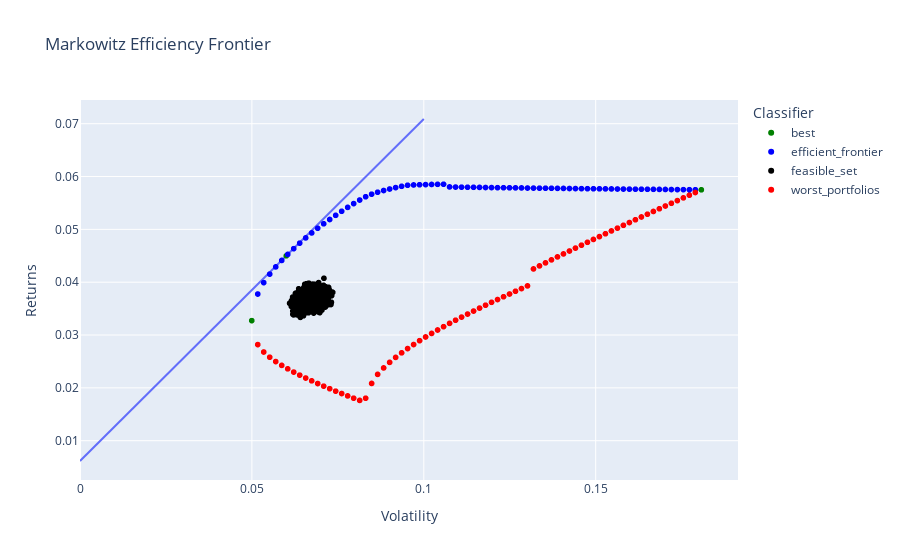

Source (notebook cell):
### Markdown cell above
## Specialised code for the Efficiency Frontier

This is the code where I used linear programming to find the minimum variance portfolios and the portfolios on the efficiency frontier. Constrained Linear Programming was used with several objective functions each serving a different purpose.
Maximum variance portfolio is also found along with the worst portfolios.
Dominant portfolio was found using the maximising the Sharpe Ratio and the CML was draw with than point.
Equal weightage portfolio is also found but it might be hidden in the graph as it lies in the feasible set. to see it toggle off the feasible set by clicking on the legend name of feasible set.

### Code cell
def objective_min_var(x):
  var = 0
  for z in range(len(x)):
    for y in range(len(x)):
      var += x[z] * x[y] * cov_matrix.iloc[z,y]
  return np.sqrt(var)

def objective_max_var(x):
  var = 0
  for z in range(len(x)):
    for y in range(len(x)):
      var += x[z] * x[y] * cov_matrix.iloc[z,y]
  return -np.sqrt(var)

# maximisation function for efficient frontier isliye - se multiply kiya hai kyuki scipy.optimise mai maximisation nahi hota only minisation hi hota hai
def objective_efficiency_frontier(x):
  return -np.dot(x, exp_ret_arr)

def objective_worst_portfolios(x):
  return np.dot(x, exp_ret_arr)

# maximisation function for efficient frontier isliye - se multiply kiya hai kyuki scipy.optimise mai maximisation nahi hota only minisation hi hota hai
def objective_max_sharpe(x):
  rp = np.dot(x, exp_ret_arr)
  rf_month = rf / 12
  var = 0
  for z in range(len(x)):
    for y in range(len(x)):
      var += x[z] * x[y] * cov_matrix.iloc[z,y]
  sd = np.sqrt(var)
  return -((rp - rf_month) / sd)

def constraint1(x):
  return np.sum(x) - 1

con1 = {'type': 'eq', 'fun': constraint1}

def constraint2(x):
  var = 0
  for z in range(len(x)):
    for y in range(len(x)):
      var += x[z] * x[y] * cov_matrix.iloc[z,y]
  sd = np.sqrt(var)
  return sd - target_sd

con2 = {'type': 'eq', 'fun': constraint2}

min = 0.0001
max = 1
b = (min, max)
bounds = ()
for i in range(num_assets):
  bounds += (b,)

def generate_random_guess():
  x = np.random.random(num_assets)
  x = x/np.sum(x)
  while x.min() < min:
    x = np.random.random(num_assets)
    x = x/np.sum(x)
  return x
x = np.random.random(num_assets)
x = x/np.sum(x)

def calc_sd(x):
  var = 0
  for z in range(len(x['x'])):
    for y in range(len(x['x'])):
      var += x['x'][z] * x['x'][y] * cov_matrix.iloc[z,y]
  sd = np.sqrt(var)
  return sd

def generate_portfolio_df(p_ret, p_var, p_beta, p_sharpe, p_weights):
  p_treynor = []
  for x in range(len(p_ret)):
    p_treynor.append((p_ret[x] - (rf/12)) / p_beta[x])
  portfolio = {'Returns':p_ret, 'Volatility':p_var, 'Beta' : p_beta, 'Sharpe_Ratio' : p_sharpe, 'Treynor_Ratio':p_treynor}
  for x in range(len(data)):
      temp = []
      for y in p_weights:
        temp.append(y[x])
      portfolio[list(data.keys())[x]] = temp
  return pd.DataFrame(portfolio)

method = 'SLSQP'
niter = 15
# method = 'COBYLA'
# method = 'BFGS'

# mvp = minimize (objective_min_var,x,method=method,bounds=bounds,constraints=[con1])
mvp = basinhopping (objective_min_var,x,minimizer_kwargs=dict(method=method,bounds=bounds,constraints=[con1]), niter=niter)
mvp_sd = calc_sd(mvp)
mvp_ret = np.dot(mvp['x'], exp_ret_arr)
mvp_beta = np.dot(mvp['x'], beta_arr)
mvp_sharpe = (mvp_ret - (rf/12)) / mvp_sd

# maxvp = minimize (objective_max_var,x,method=method,bounds=bounds,constraints=[con1])
maxvp = basinhopping (objective_max_var,x,minimizer_kwargs=dict(method=method,bounds=bounds,constraints=[con1]), niter=niter)
maxvp_sd = calc_sd(maxvp)
maxvp_ret = np.dot(maxvp['x'], exp_ret_arr)
maxvp_beta = np.dot(maxvp['x'], beta_arr)
maxvp_sharpe = (maxvp_ret - (rf/12)) / maxvp_sd

diff = maxvp_sd - mvp_sd
step = diff / no_of_steps

p_ret_best = [] # Define an empty array for portfolio returns
p_var_best = [] # Define an empty array for portfolio volatility
p_weights_best = [] # Define an empty array for asset weights
p_beta_best = []
p_sharpe_best = []
p_ret_ef = [] # Define an empty array for portfolio returns
p_var_ef = [] # Define an empty array for portfolio volatility
p_weights_ef = [] # Define an empty array for asset weights
p_beta_ef = []
p_sharpe_ef = []
p_ret_wp = [] # Define an empty array for portfolio returns
p_var_wp = [] # Define an empty array for portfolio volatility
p_weights_wp = [] # Define an empty array for asset weights
p_beta_wp = []
p_sharpe_wp = []

p_ret_best.append(mvp_ret)
p_var_best.append(mvp_sd)
p_weights_best.append(mvp['x'])
p_beta_best.append(mvp_beta)
p_sharpe_best.append(mvp_sharpe)

target_sd = mvp_sd
count_ef = 0
count_wp = 0
ef_x = mvp['x']
wp_x = mvp['x']
for i in tqdm(range(no_of_steps-1)):
  target_sd += step
  # temp = minimize(objective_efficiency_frontier,ef_x,method=method,bounds=bounds,constraints=[con1, con2])
  temp = basinhopping(objective_efficiency_frontier,ef_x,minimizer_kwargs=dict(method=method,bounds=bounds,constraints=[con1, con2]), niter=niter)
  while temp['success'] != True:
    print("error while optimising count ef = ", count_ef)
    print(temp)
    # temp = minimize(objective_efficiency_frontier,generate_random_guess(),method=method,bounds=bounds,constraints=[con1, con2])
    temp = basinhopping(objective_efficiency_frontier,ef_x,minimizer_kwargs=dict(method=method,bounds=bounds,constraints=[con1, con2]), niter=niter)
    count_ef += 1

  p_ret_ef.append(np.dot(temp['x'], exp_ret_arr))
  p_var_ef.append(target_sd)
  p_weights_ef.append(temp['x'])
  p_beta_ef.append(np.dot(temp['x'], beta_arr))
  p_sharpe_ef.append((np.dot(temp['x'], exp_ret_arr) - (rf/12)) / target_sd)
  ef_x = temp['x']

  # temp1 = minimize(objective_worst_portfolios,wp_x,method=method,bounds=bounds,constraints=[con1, con2])
  temp1 = basinhopping(objective_worst_portfolios,wp_x,minimizer_kwargs=dict(method=method,bounds=bounds,constraints=[con1, con2]), niter=niter)
  while temp1['success'] != True:
    print("error while optimising count wp = ", count_wp)
    print(temp1)
    temp1 = basinhopping(objective_worst_portfolios,wp_x,minimizer_kwargs=dict(method=method,bounds=bounds,constraints=[con1, con2]), niter=niter)
    # temp1 = minimize(objective_worst_portfolios,generate_random_guess(),method=method,bounds=bounds,constraints=[con1, con2])
    count_wp += 1
  p_ret_wp.append(np.dot(temp1['x'], exp_ret_arr))
  p_var_wp.append(target_sd)
  p_weights_wp.append(temp1['x'])
  p_beta_wp.append(np.dot(temp['x'], beta_arr))
  p_sharpe_wp.append((np.dot(temp['x'], exp_ret_arr) - (rf/12)) / target_sd)
  wp_x = temp['x']

  if temp['success'] != True:
    print("error while optimising")
    break
  if temp1['success'] != True:
    print("error while optimising")
    break

p_ret_best.append(maxvp_ret)
p_var_best.append(maxvp_sd)
p_weights_best.append(maxvp['x'])
p_beta_best.append(maxvp_beta)
p_sharpe_best.append(maxvp_sharpe)

# max_sharpe_port = minimize(objective_max_sharpe,generate_random_guess(),method=method,bounds=bounds,constraints=[con1])
max_sharpe_port = basinhopping(objective_max_sharpe,generate_random_guess(),minimizer_kwargs=dict(method=method,bounds=bounds,constraints=[con1]), niter=niter)
max_sharpe_port_sd = calc_sd(max_sharpe_port)
max_sharpe_port_ret = np.dot(max_sharpe_port['x'], exp_ret_arr)
max_sharpe_port_beta = np.dot(max_sharpe_port['x'], beta_arr)
max_sharpe_port_sharpe = (max_sharpe_port_ret - (rf/12)) / max_sharpe_port_sd

p_ret_best.append(max_sharpe_port_ret)
p_var_best.append(max_sharpe_port_sd)
p_weights_best.append(max_sharpe_port['x'])
p_beta_best.append(max_sharpe_port_beta)
p_sharpe_best.append(max_sharpe_port_sharpe)

equal_weights = np.array([1/num_assets] * num_assets)
equal_weights_ret = np.dot(equal_weights, exp_ret_arr)
equal_weights_var = 0
for z in range(len(equal_weights)):
  for y in range(len(equal_weights)):
    equal_weights_var += equal_weights[z] * equal_weights[y] * cov_matrix.iloc[z,y]
equal_weights_sd = np.sqrt(equal_weights_var)
equal_weights_beta = np.dot(equal_weights, beta_arr)
equal_weights_sharpe = (equal_weights_ret - (rf/12)) / equal_weights_sd

p_ret_best.append(equal_weights_ret)
p_var_best.append(equal_weights_sd)
p_weights_best.append(equal_weights)
p_beta_best.append(equal_weights_beta)
p_sharpe_best.append(equal_weights_sharpe)

portfolios_best_df = generate_portfolio_df(p_ret_best, p_var_best, p_beta_best, p_sharpe_best, p_weights_best)

portfolios_ef_df = generate_portfolio_df(p_ret_ef, p_var_ef, p_beta_ef, p_sharpe_ef, p_weights_ef)

portfolios_wp_df = generate_portfolio_df(p_ret_wp, p_var_wp, p_beta_wp, p_sharpe_wp, p_weights_wp)

# fig1 = px.scatter(x=portfolios_ef_df['Volatility'].to_list(), y=portfolios_ef_df['Returns'].to_list())
# fig1.show()

plot_best_df = portfolios_best_df.copy(deep=True)
plot_best_df["Classifier"]=["best"]*(len(portfolios_best_df))

plot_ef_df = portfolios_ef_df.copy(deep=True)
plot_ef_df["Classifier"]=["efficient_frontier"]*(len(portfolios_ef_df))

plot_df = portfolios_df.copy(deep=True)
plot_df["Classifier"]=["feasible_set"]*(len(portfolios_df))

plot_wp_df = portfolios_wp_df.copy(deep=True)
plot_wp_df["Classifier"]=["worst_portfolios"]*(len(portfolios_wp_df))

plot_final = pd.concat([plot_best_df, plot_ef_df,plot_df,plot_wp_df])

fig2 = px.scatter(plot_final,x=plot_final['Volatility'], y=plot_final['Returns'], color="Classifier", color_discrete_map={"efficient_frontier": 'blue', "feasible_set": 'black', "worst_portfolios": 'red', "best":"green"}, hover_data=plot_final, title="Markowitz Efficiency Frontier")
# fig2.show()

slope = (np.dot(max_sharpe_port['x'], exp_ret_arr) - (rf/12)) / (max_sharpe_port_sd - 0)
y = (rf/12) + (slope * 0.1)

temp = {"Volatility":[0,0.1], "Returns":[(rf/12), y]}
temp_df = pd.DataFrame(temp)

fig2.add_trace(px.line(temp_df, x=temp_df['Volatility'], y=temp_df['Returns']).data[0])
fig2.show()

# Superimpose graph ka code
# fig2.add_trace(px.line(temp_df, x=temp_df['Volatility'], y=temp_df['Returns']).data[0])

### Figure 1 — Plotly figure (JSON) as saved in the notebook; plotly's stock layout.template omitted (floating-point values rounded to 4 significant figures; data arrays with more than 128 entries replaced by an {"elided": "..."} marker saying what was removed)
{"data": [{"customdata": [[0.7022, 0.5319, 0.03784, 0.08081, 0.0001, 0.008736, 0.0001, 0.0001, 0.0001, 0.0001, 0.0001, 0.1285, 0.02552, 0.1836, 0.04137, 0.0001, 0.0001, 0.0001, 0.0001, 0.5276, 0.002766, 0.0001, "best"], [1.685, 0.284, 0.03047, 0.0001, 0.0001, 0.0001, 0.0001, 0.0001, 0.0001, 0.0001, 0.0001, 0.0001, 0.0001, 0.0001, 0.0001, 0.0001, 0.0001, 0.0001, 0.0001, 0.0001, 0.0001, 0.9982, "best"], [0.8405, 0.6473, 0.04621, 0.1047, 0.0001, 0.0001, 0.0001, 0.0001, 0.0001, 0.2698, 0.0001, 0.0001, 0.01763, 0.1861, 0.1321, 0.0001, 0.0001, 0.1687, 0.0001, 0.1018, 0.0001, 0.01819, "best"], [1.052, 0.4606, 0.02911, 0.05263, 0.05263, 0.05263, 0.05263, 0.05263, 0.05263, 0.05263, 0.05263, 0.05263, 0.05263, 0.05263, 0.05263, 0.05263, 0.05263, 0.05263, 0.05263, 0.05263, 0.05263, 0.05263, "best"]], "hovertemplate": "Classifier=%{customdata[22]}<br>Volatility=%{x}<br>Returns=%{y}<br>Beta=%{customdata[0]}<br>Sharpe_Ratio=%{customdata[1]}<br>Treynor_Ratio=%{customdata[2]}<br>BEL=%{customdata[3]}<br>BHEL=%{customdata[4]}<br>BPCL=%{customdata[5]}<br>COALINDIA=%{customdata[6]}<br>CONCOR=%{customdata[7]}<br>GAIL=%{customdata[8]}<br>HAL=%{customdata[9]}<br>HINDPETRO=%{customdata[10]}<br>IOC=%{customdata[11]}<br>IRCTC=%{customdata[12]}<br>NHPC=%{customdata[13]}<br>NMDC=%{customdata[14]}<br>NTPC=%{customdata[15]}<br>ONGC=%{customdata[16]}<br>OIL=%{customdata[17]}<br>PFC=%{customdata[18]}<br>POWERGRID=%{customdata[19]}<br>RECLTD=%{customdata[20]}<br>SAIL=%{customdata[21]}<extra></extra>", "legendgroup": "best", "marker": {"color": "green", "symbol": "circle"}, "mode": "markers", "name": "best", "showlegend": true, "type": "scattergl", "x": [0.04995, 0.1807, 0.06001, 0.06646], "xaxis": "x", "y": [0.03273, 0.05749, 0.045, 0.03677], "yaxis": "y"}, {"customdata": {"elided": "74x23 mixed values"}, "hovertemplate": "Classifier=%{customdata[22]}<br>Volatility=%{x}<br>Returns=%{y}<br>Beta=%{customdata[0]}<br>Sharpe_Ratio=%{customdata[1]}<br>Treynor_Ratio=%{customdata[2]}<br>BEL=%{customdata[3]}<br>BHEL=%{customdata[4]}<br>BPCL=%{customdata[5]}<br>COALINDIA=%{customdata[6]}<br>CONCOR=%{customdata[7]}<br>GAIL=%{customdata[8]}<br>HAL=%{customdata[9]}<br>HINDPETRO=%{customdata[10]}<br>IOC=%{customdata[11]}<br>IRCTC=%{customdata[12]}<br>NHPC=%{customdata[13]}<br>NMDC=%{customdata[14]}<br>NTPC=%{customdata[15]}<br>ONGC=%{customdata[16]}<br>OIL=%{customdata[17]}<br>PFC=%{customdata[18]}<br>POWERGRID=%{customdata[19]}<br>RECLTD=%{customdata[20]}<br>SAIL=%{customdata[21]}<extra></extra>", "legendgroup": "efficient_frontier", "marker": {"color": "blue", "symbol": "circle"}, "mode": "markers", "name": "efficient_frontier", "showlegend": true, "type": "scattergl", "x": [0.0517, 0.05344, 0.05518, 0.05693, 0.05867, 0.06042, 0.06216, 0.0639, 0.06565, 0.06739, 0.06913, 0.07088, 0.07262, 0.07436, 0.07611, 0.07785, 0.0796, 0.08134, 0.08308, 0.08483, 0.08657, 0.08831, 0.09006, 0.0918, 0.09354, 0.09529, 0.09703, 0.09878, 0.1005, 0.1023, 0.104, 0.1058, 0.1075, 0.1092, 0.111, 0.1127, 0.1145, 0.1162, 0.118, 0.1197, 0.1214, 0.1232, 0.1249, 0.1267, 0.1284, 0.1302, 0.1319, 0.1336, 0.1354, 0.1371, 0.1389, 0.1406, 0.1424, 0.1441, 0.1459, 0.1476, 0.1493, 0.1511, 0.1528, 0.1546, 0.1563, 0.1581, 0.1598, 0.1615, 0.1633, 0.165, 0.1668, 0.1685, 0.1703, 0.172, 0.1738, 0.1755, 0.1772, 0.179], "xaxis": "x", "y": [0.03776, 0.03992, 0.04153, 0.04289, 0.04412, 0.04526, 0.04635, 0.04739, 0.04839, 0.04932, 0.05021, 0.05106, 0.05187, 0.05266, 0.05342, 0.05416, 0.05488, 0.05555, 0.05617, 0.05666, 0.05703, 0.05735, 0.05764, 0.0579, 0.05815, 0.05835, 0.0584, 0.05844, 0.05847, 0.0585, 0.05852, 0.05854, 0.05803, 0.05801, 0.05799, 0.05797, 0.05796, 0.05794, 0.05792, 0.05791, 0.05789, 0.05788, 0.05787, 0.05785, 0.05784, 0.05782, 0.05781, 0.0578, 0.05779, 0.05777, 0.05776, 0.05775, 0.05774, 0.05772, 0.05771, 0.0577, 0.05769, 0.05768, 0.05766, 0.05765, 0.05764, 0.05763, 0.05762, 0.05761, 0.0576, 0.05758, 0.05757, 0.05756, 0.05755, 0.05754, 0.05753, 0.05752, 0.05751, 0.0575], "yaxis": "y"}, {"customdata": {"elided": "1000x23 mixed values"}, "hovertemplate": "Classifier=%{customdata[22]}<br>Volatility=%{x}<br>Returns=%{y}<br>Beta=%{customdata[0]}<br>Sharpe_Ratio=%{customdata[1]}<br>Treynor_Ratio=%{customdata[2]}<br>BEL=%{customdata[3]}<br>BHEL=%{customdata[4]}<br>BPCL=%{customdata[5]}<br>COALINDIA=%{customdata[6]}<br>CONCOR=%{customdata[7]}<br>GAIL=%{customdata[8]}<br>HAL=%{customdata[9]}<br>HINDPETRO=%{customdata[10]}<br>IOC=%{customdata[11]}<br>IRCTC=%{customdata[12]}<br>NHPC=%{customdata[13]}<br>NMDC=%{customdata[14]}<br>NTPC=%{customdata[15]}<br>ONGC=%{customdata[16]}<br>OIL=%{customdata[17]}<br>PFC=%{customdata[18]}<br>POWERGRID=%{customdata[19]}<br>RECLTD=%{customdata[20]}<br>SAIL=%{customdata[21]}<extra></extra>", "legendgroup": "feasible_set", "marker": {"color": "black", "symbol": "circle"}, "mode": "markers", "name": "feasible_set", "showlegend": true, "type": "scattergl", "x": {"elided": "1000 float values"}, "xaxis": "x", "y": {"elided": "1000 float values"}, "yaxis": "y"}, {"customdata": {"elided": "74x23 mixed values"}, "hovertemplate": "Classifier=%{customdata[22]}<br>Volatility=%{x}<br>Returns=%{y}<br>Beta=%{customdata[0]}<br>Sharpe_Ratio=%{customdata[1]}<br>Treynor_Ratio=%{customdata[2]}<br>BEL=%{customdata[3]}<br>BHEL=%{customdata[4]}<br>BPCL=%{customdata[5]}<br>COALINDIA=%{customdata[6]}<br>CONCOR=%{customdata[7]}<br>GAIL=%{customdata[8]}<br>HAL=%{customdata[9]}<br>HINDPETRO=%{customdata[10]}<br>IOC=%{customdata[11]}<br>IRCTC=%{customdata[12]}<br>NHPC=%{customdata[13]}<br>NMDC=%{customdata[14]}<br>NTPC=%{customdata[15]}<br>ONGC=%{customdata[16]}<br>OIL=%{customdata[17]}<br>PFC=%{customdata[18]}<br>POWERGRID=%{customdata[19]}<br>RECLTD=%{customdata[20]}<br>SAIL=%{customdata[21]}<extra></extra>", "legendgroup": "worst_portfolios", "marker": {"color": "red", "symbol": "circle"}, "mode": "markers", "name": "worst_portfolios", "showlegend": true, "type": "scattergl", "x": [0.0517, 0.05344, 0.05518, 0.05693, 0.05867, 0.06042, 0.06216, 0.0639, 0.06565, 0.06739, 0.06913, 0.07088, 0.07262, 0.07436, 0.07611, 0.07785, 0.0796, 0.08134, 0.08308, 0.08483, 0.08657, 0.08831, 0.09006, 0.0918, 0.09354, 0.09529, 0.09703, 0.09878, 0.1005, 0.1023, 0.104, 0.1058, 0.1075, 0.1092, 0.111, 0.1127, 0.1145, 0.1162, 0.118, 0.1197, 0.1214, 0.1232, 0.1249, 0.1267, 0.1284, 0.1302, 0.1319, 0.1336, 0.1354, 0.1371, 0.1389, 0.1406, 0.1424, 0.1441, 0.1459, 0.1476, 0.1493, 0.1511, 0.1528, 0.1546, 0.1563, 0.1581, 0.1598, 0.1615, 0.1633, 0.165, 0.1668, 0.1685, 0.1703, 0.172, 0.1738, 0.1755, 0.1772, 0.179], "xaxis": "x", "y": [0.02819, 0.02679, 0.0258, 0.02498, 0.02426, 0.0236, 0.02299, 0.02241, 0.02186, 0.02133, 0.02082, 0.02032, 0.01985, 0.01938, 0.01893, 0.01848, 0.01805, 0.01762, 0.01804, 0.02084, 0.02256, 0.02377, 0.02482, 0.02577, 0.02663, 0.02744, 0.0282, 0.02893, 0.02963, 0.0303, 0.03095, 0.03159, 0.0322, 0.03281, 0.03339, 0.03397, 0.03454, 0.0351, 0.03565, 0.03619, 0.03672, 0.03725, 0.03777, 0.03828, 0.03879, 0.0393, 0.04251, 0.04309, 0.04366, 0.04422, 0.04479, 0.04535, 0.0459, 0.04645, 0.047, 0.04755, 0.04809, 0.04863, 0.04917, 0.0497, 0.05024, 0.05077, 0.05129, 0.05182, 0.05234, 0.05286, 0.05338, 0.0539, 0.05442, 0.05493, 0.05545, 0.05596, 0.05647, 0.05698], "yaxis": "y"}, {"hovertemplate": "Volatility=%{x}<br>Returns=%{y}<extra></extra>", "legendgroup": "", "line": {"color": "#636efa", "dash": "solid"}, "marker": {"symbol": "circle"}, "mode": "lines", "name": "", "orientation": "v", "showlegend": false, "type": "scatter", "x": [0, 0.1], "xaxis": "x", "y": [0.006158, 0.07089], "yaxis": "y"}], "layout": {"legend": {"title": {"text": "Classifier"}, "tracegroupgap": 0}, "title": {"text": "Markowitz Efficiency Frontier"}, "xaxis": {"anchor": "y", "domain": [0, 1], "title": {"text": "Volatility"}}, "yaxis": {"anchor": "x", "domain": [0, 1], "title": {"text": "Returns"}}}}
